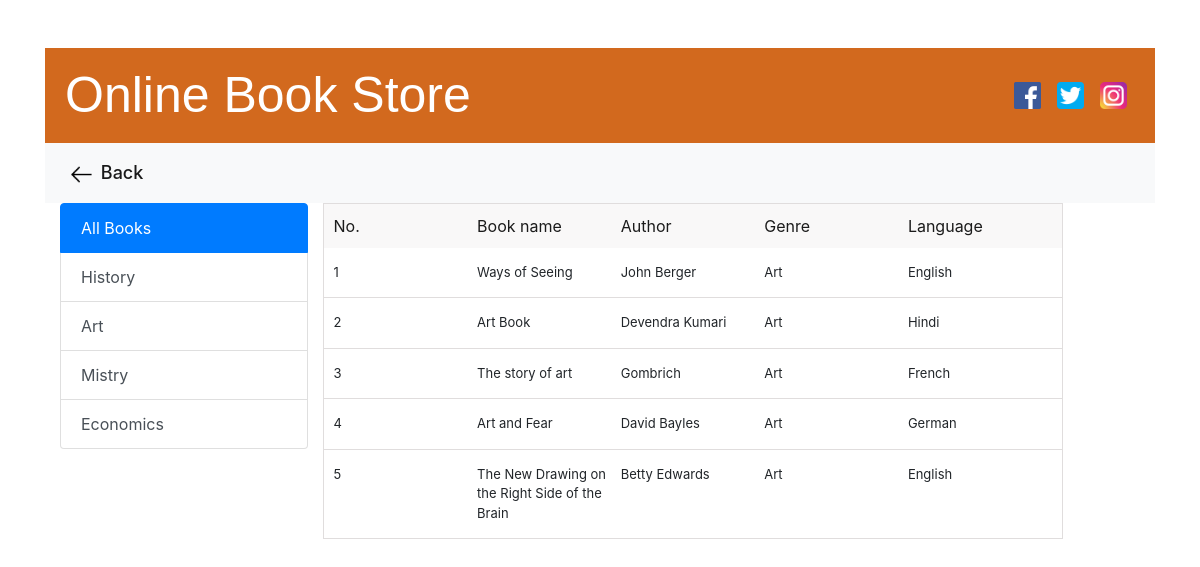
Screenshot of /showgenre/Art with the database file from the repository.
### app1/models.py (models this page shows)
class Book(models.Model):
    idno=models.AutoField(primary_key=True)
    book_name=models.CharField(max_length=200)
    author=models.CharField(max_length=200)
    genre=models.CharField(max_length=200)
    language=models.CharField(max_length=200)

### app1/views.py (the view)
# urls.py: path("showgenre/", views.genre, name="showgenre"),
def genre(request,data=None):
    if data==None:
        genre=Book.objects.all()
    elif data=="History" or data=="Art" or data=="Mystery" or data=="Economics":
        genre= Book.objects.filter(genre=data)
    return render(request, 'showgenre.html', {"genre": genre})

### templates/showgenre.html (shortened to what this page needs)
{% extends 'common.html' %}
{% load static %}
{% block bs %}
      <div class="nav">
              <nav class="navbar navbar-expand-lg navbar-light bg-light">
  <div class="collapse navbar-collapse" id="navbarNav">
    <ul class="navbar-nav">
      <li class="nav-item active">
        <a class="nav-link" href="{% url 'main' %}"> <img src="{% static 'image/back_arrow.png' %}"> Back </a>
      </li>
    </ul>
  </div>
</nav>
          </div>
<div class="container my-5">
 <div class="row">
  <div class="col-sm-3">
<div class="list-group">
  <a href="{% url 'showgenre' %}" class="list-group-item list-group-item-action active" aria-current="true">
    All Books
  </a>
    <a href="{% url 'showgenredata' 'History' %}" class="list-group-item list-group-item-action">History</a>
    <a href="{% url 'showgenredata' 'Art' %}" class="list-group-item list-group-item-action">Art</a>
    <a href="{% url 'showgenredata' 'Mystery' %}" class="list-group-item list-group-item-action">Mistry</a>
  <a href="{% url 'showgenredata' 'Economics' %}" class="list-group-item list-group-item-action">Economics</a>
</div>
  </div>
<div class="col-sm-8">
    <div class="row">
    <div class="main_sec_new">
        <div class="fw-bold book_head_new">No.</div>
           <div class="fw-bold book_head_new">Book name</div>
            <div class="fw-bold book_head_new">Author</div>
            <div class="fw-bold book_head_new">Genre</div>
            <div class="fw-bold book_head_new">Language </div>
        </div>
        {% for x in genre %}
        <div class="book_sec_main_new">
                <div class="book_details_new">{{ forloop.counter}}</div>
                <div class="book_details_new">{{ x.book_name  }}</div>
            <div class="book_details_new">{{ x.author  }}</div>
            <div class="book_details_new">{{ x.genre  }}</div>
             <div class="book_details_new">{{ x.language  }}</div>
        </div>
        {% endfor %}
    </div>
</div>
 </div>
</div>
{% endblock %}

### templates/common.html (style rules this page uses)
.nav { width: 100%; float: left; display: inherit; }
ul.navbar-nav img { width: 25px; margin-right: 2px; }
ul.navbar-nav a.nav-link { font-size: 18px; font-weight: 500; }

### templates/showgenre.html (style rules this page uses)
.book_sec_main_new { background: border-box; width: 100%; float: left; border-bottom: 1px solid #e0dddd; border-left: 1px solid #e0dddd; border-right: 1px solid #e0dddd; padding: 10px; }
.main_sec_new { width: 100%; float: left; margin: 0; background: #f9f8f8; color: #1b1b1b; padding: 10px; border-top: 1px solid #e0dddd; border-left: 1px solid #e0dddd; border-right: 1px solid #e0dddd; }
.book_head_new { width: 20%; float: left; margin: 0; padding: 0; }
.book_details_new { width: 20%; float: left; padding: 5px 0px; font-weight: 400; text-align: left; font-size: 13px; }

### rows the page displays
Book: book_name "Ways of Seeing", author "John Berger", genre "Art", language "English"
Book: book_name "Art Book", author "Devendra Kumari", genre "Art", language "Hindi"
Book: book_name "The story of art", author "Gombrich", genre "Art", language "French"
Book: book_name "Art and Fear", author "David Bayles", genre "Art", language "German"
Book: book_name "The New Drawing on the Right Side of the Brain", author "Betty Edwards", genre "Art", language "English"
